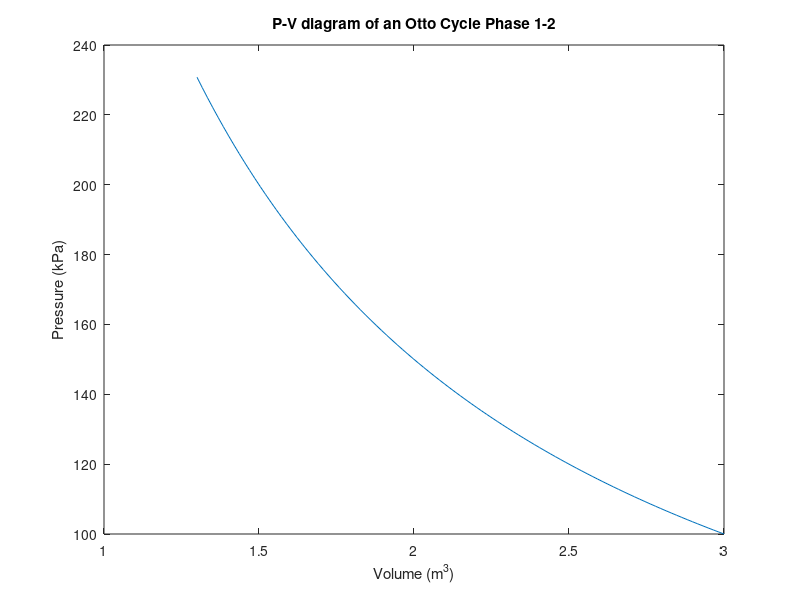
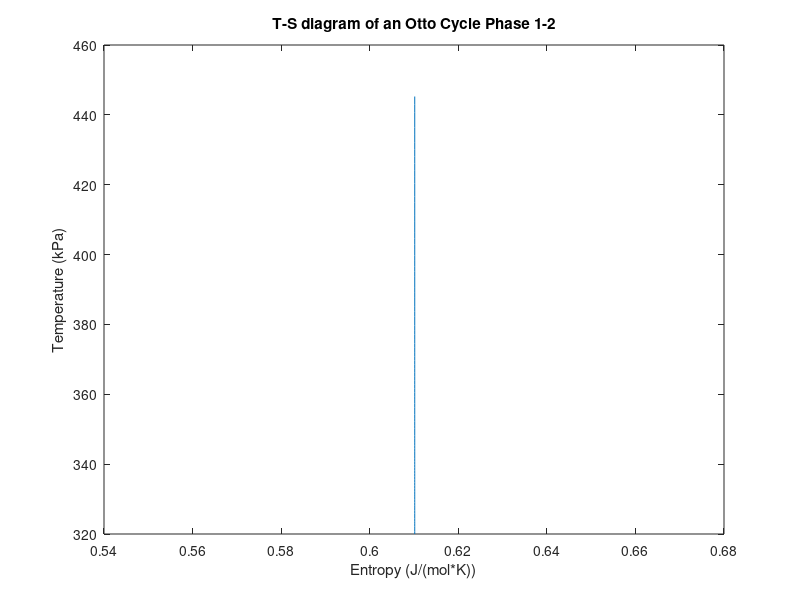

Recreate these plots in MATLAB, in order.
%Modelling an Otto Cycle Engine 

%Written By: Eric Yun 
%Date: 04/07/2023 

gamma_oxygen = 1.395 %Specific heat ratio (300K)
V1 = 3 %Initialised volume before compression (m^3) 
V2 = 1.3 %Compressed volume (m^3) 
T1 = 320 %Initialised temperature (K)
P1 = 100 %Initialised pressure (kPa)
r = V1/V2 %Compression ratio 
time_step = 0.1 %s 
C_p = 7.03 %Specific heat at constant pressure (cal/mol*C) 
S_std = 205 %Standard molar entropy of oxygen (J/(mol*K))
R = 8.314 %J/(mol*K)

% Calculate the initial entropy 
S1 = C_p*log(T1/298) - R*log(P1/101.325)

% %Modelling Equations (1-2) 
% T2 = T1*(V1/V2)^(gamma_oxygen-1) %Assuming isentropic process
% P2 = (P1*V1)/V2
% S2 = S1 + C_p*log(T2/T1) - R*log(P2/P1)
% 
% %Modelling Equations (2-3)
% V3 = V2 %Volume remains the same 
% T3 = T2*(V2/V3)^(gamma_oxygen-1) %Assuming isentropicity 
% P3 = (P2*V2/T2)*(T3/V3) %Assuming ideal gas 
% 
% %Modelling Equations (3-4) 
% V4 = V1 %Volume is the same as the initial volume 
% T4 = T3*(V3/V4)^(gamma_oxygen-1) %Assuming isentropicity 
% P4 = (P3*V3/T3)*(T4/V4) %Assuming ideal gas 

% %Pseudocode for Phase 1-2
% for t = 0:time_step:10
%    V(t_n+1) = V1(t_n)/r
%    T(t_n+1) = T(t_n)*(V(t_n)/V(t_n+1))^(gamma_oxygen-1)
%    P(t_n+1) = P(t_n)*V(t_n)/(V(t_n+1))
% end 

% Create Arrays for T, V, P and S
T = [] %K
V = [] %m^3
P = [] %kPa 
S = [] %J/(mol*K)

% Initialise Arrays 
T(1) = T1;
V(1) = V1; 
P(1) = P1; 
S(1) = S1;

% Simulation Phase 1-2 (V) Regression Modelling 
t1 = 0.1 %s
t2 = 10.1 %s
V_gradient = (V2 - V1)/(t2 - t1)

% Initialise n_step 
n_step = 1

% Simulate Phase 1-2 (V) 
for t = t1:time_step:t2
    t
    V(n_step+1) = V(n_step) + V_gradient*(time_step)
    n_step = n_step + 1 
end 

% V = V(1:end-1) %Taking out the last element which is unnecessary 

% Initialise n_step
n_step = 1

% Simulate Phase 1-2 (T and P) 
for t = t1:time_step:t2
    t
    T(n_step+1) = T(n_step)*(V(n_step)/V(n_step+1))^(gamma_oxygen-1)
    P(n_step+1) = P(n_step)*(V(n_step)/V(n_step+1)) 
    n_step = n_step + 1
end 

% Initialise n_step
n_step = 1

% Simulate Phase 1-2 (S)
for t = t1:time_step:t2
    t
    S(n_step+1) = S(n_step) 
    n_step = n_step + 1
end 

V1_2 = V(1:end-1)
P1_2 = P(1:end-1)
T1_2 = T(1:end-1)
S1_2 = S(1:end-1)

figure(1);
plot(V1_2,P1_2)
title("P-V diagram of an Otto Cycle Phase 1-2")
xlabel("Volume (m^3)")
ylabel("Pressure (kPa)")

figure(2);
plot(S1_2,T1_2)
title("T-S diagram of an Otto Cycle Phase 1-2")
xlabel("Entropy (J/(mol*K))")
ylabel("Temperature (kPa)")

%To do: Phase 2-3, 3-4 and 4-1 
